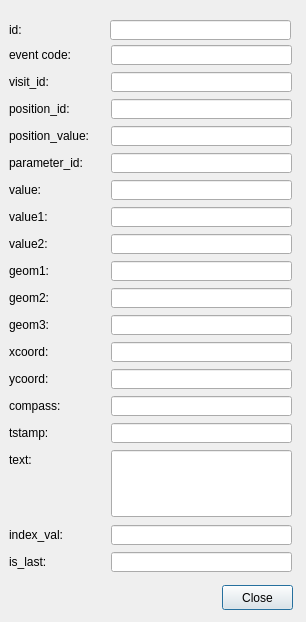
<?xml version="1.0" encoding="UTF-8"?>
<ui version="4.0">
 <class>add_sum</class>
 <widget class="QDialog" name="add_sum">
  <property name="geometry">
   <rect>
    <x>0</x>
    <y>0</y>
    <width>306</width>
    <height>622</height>
   </rect>
  </property>
  <property name="windowTitle">
   <string>Dialog</string>
  </property>
  <widget class="QLineEdit" name="id">
   <property name="geometry">
    <rect>
     <x>110</x>
     <y>20</y>
     <width>181</width>
     <height>20</height>
    </rect>
   </property>
  </widget>
  <widget class="QLabel" name="label_id">
   <property name="geometry">
    <rect>
     <x>9</x>
     <y>20</y>
     <width>91</width>
     <height>19</height>
    </rect>
   </property>
   <property name="text">
    <string>id:</string>
   </property>
  </widget>
  <widget class="QPushButton" name="btn_close">
   <property name="geometry">
    <rect>
     <x>222</x>
     <y>585</y>
     <width>71</width>
     <height>25</height>
    </rect>
   </property>
   <property name="text">
    <string>Close</string>
   </property>
  </widget>
  <widget class="QLabel" name="label_event_code">
   <property name="geometry">
    <rect>
     <x>9</x>
     <y>45</y>
     <width>91</width>
     <height>19</height>
    </rect>
   </property>
   <property name="text">
    <string>event code:</string>
   </property>
  </widget>
  <widget class="QLineEdit" name="event_code">
   <property name="geometry">
    <rect>
     <x>111</x>
     <y>45</y>
     <width>181</width>
     <height>20</height>
    </rect>
   </property>
  </widget>
  <widget class="QLabel" name="label_visit_id">
   <property name="geometry">
    <rect>
     <x>9</x>
     <y>72</y>
     <width>91</width>
     <height>19</height>
    </rect>
   </property>
   <property name="text">
    <string>visit_id:</string>
   </property>
  </widget>
  <widget class="QLineEdit" name="visit_id">
   <property name="geometry">
    <rect>
     <x>111</x>
     <y>72</y>
     <width>181</width>
     <height>20</height>
    </rect>
   </property>
  </widget>
  <widget class="QLineEdit" name="position_id">
   <property name="geometry">
    <rect>
     <x>111</x>
     <y>99</y>
     <width>181</width>
     <height>20</height>
    </rect>
   </property>
  </widget>
  <widget class="QLabel" name="label_position_id">
   <property name="geometry">
    <rect>
     <x>9</x>
     <y>99</y>
     <width>91</width>
     <height>19</height>
    </rect>
   </property>
   <property name="text">
    <string>position_id:</string>
   </property>
  </widget>
  <widget class="QLineEdit" name="position_value">
   <property name="geometry">
    <rect>
     <x>111</x>
     <y>126</y>
     <width>181</width>
     <height>20</height>
    </rect>
   </property>
  </widget>
  <widget class="QLabel" name="label_position_value">
   <property name="geometry">
    <rect>
     <x>9</x>
     <y>126</y>
     <width>97</width>
     <height>19</height>
    </rect>
   </property>
   <property name="text">
    <string>position_value:</string>
   </property>
  </widget>
  <widget class="QLineEdit" name="parameter_id">
   <property name="geometry">
    <rect>
     <x>111</x>
     <y>153</y>
     <width>181</width>
     <height>20</height>
    </rect>
   </property>
  </widget>
  <widget class="QLabel" name="label_parameter_id">
   <property name="geometry">
    <rect>
     <x>9</x>
     <y>153</y>
     <width>91</width>
     <height>19</height>
    </rect>
   </property>
   <property name="text">
    <string>parameter_id:</string>
   </property>
  </widget>
  <widget class="QLineEdit" name="value">
   <property name="geometry">
    <rect>
     <x>111</x>
     <y>180</y>
     <width>181</width>
     <height>20</height>
    </rect>
   </property>
  </widget>
  <widget class="QLabel" name="label_value">
   <property name="geometry">
    <rect>
     <x>9</x>
     <y>180</y>
     <width>91</width>
     <height>19</height>
    </rect>
   </property>
   <property name="text">
    <string>value:</string>
   </property>
  </widget>
  <widget class="QLineEdit" name="value1">
   <property name="geometry">
    <rect>
     <x>111</x>
     <y>207</y>
     <width>181</width>
     <height>20</height>
    </rect>
   </property>
  </widget>
  <widget class="QLabel" name="label_value1">
   <property name="geometry">
    <rect>
     <x>9</x>
     <y>207</y>
     <width>91</width>
     <height>19</height>
    </rect>
   </property>
   <property name="text">
    <string>value1:</string>
   </property>
  </widget>
  <widget class="QLineEdit" name="compass">
   <property name="geometry">
    <rect>
     <x>111</x>
     <y>396</y>
     <width>181</width>
     <height>20</height>
    </rect>
   </property>
  </widget>
  <widget class="QLineEdit" name="ycoord">
   <property name="geometry">
    <rect>
     <x>111</x>
     <y>369</y>
     <width>181</width>
     <height>20</height>
    </rect>
   </property>
  </widget>
  <widget class="QLabel" name="label_value2">
   <property name="geometry">
    <rect>
     <x>9</x>
     <y>234</y>
     <width>91</width>
     <height>19</height>
    </rect>
   </property>
   <property name="text">
    <string>value2:</string>
   </property>
  </widget>
  <widget class="QLabel" name="label_xcoord">
   <property name="geometry">
    <rect>
     <x>9</x>
     <y>342</y>
     <width>91</width>
     <height>19</height>
    </rect>
   </property>
   <property name="text">
    <string>xcoord:</string>
   </property>
  </widget>
  <widget class="QLineEdit" name="geom1">
   <property name="geometry">
    <rect>
     <x>111</x>
     <y>261</y>
     <width>181</width>
     <height>20</height>
    </rect>
   </property>
  </widget>
  <widget class="QLabel" name="label_compass">
   <property name="geometry">
    <rect>
     <x>9</x>
     <y>396</y>
     <width>91</width>
     <height>19</height>
    </rect>
   </property>
   <property name="text">
    <string>compass:</string>
   </property>
  </widget>
  <widget class="QLineEdit" name="xcoord">
   <property name="geometry">
    <rect>
     <x>111</x>
     <y>342</y>
     <width>181</width>
     <height>20</height>
    </rect>
   </property>
  </widget>
  <widget class="QLineEdit" name="value2">
   <property name="geometry">
    <rect>
     <x>111</x>
     <y>234</y>
     <width>181</width>
     <height>20</height>
    </rect>
   </property>
  </widget>
  <widget class="QLabel" name="label_hydrometer_id_1">
   <property name="geometry">
    <rect>
     <x>9</x>
     <y>369</y>
     <width>91</width>
     <height>19</height>
    </rect>
   </property>
   <property name="text">
    <string>ycoord:</string>
   </property>
  </widget>
  <widget class="QLabel" name="label_geom2">
   <property name="geometry">
    <rect>
     <x>9</x>
     <y>288</y>
     <width>91</width>
     <height>19</height>
    </rect>
   </property>
   <property name="text">
    <string>geom2:</string>
   </property>
  </widget>
  <widget class="QLineEdit" name="geom2">
   <property name="geometry">
    <rect>
     <x>111</x>
     <y>288</y>
     <width>181</width>
     <height>20</height>
    </rect>
   </property>
  </widget>
  <widget class="QLabel" name="label_geom1">
   <property name="geometry">
    <rect>
     <x>9</x>
     <y>261</y>
     <width>91</width>
     <height>19</height>
    </rect>
   </property>
   <property name="text">
    <string>geom1:</string>
   </property>
  </widget>
  <widget class="QLabel" name="label_geom3">
   <property name="geometry">
    <rect>
     <x>9</x>
     <y>315</y>
     <width>97</width>
     <height>19</height>
    </rect>
   </property>
   <property name="text">
    <string>geom3:</string>
   </property>
  </widget>
  <widget class="QLineEdit" name="geom3">
   <property name="geometry">
    <rect>
     <x>111</x>
     <y>315</y>
     <width>181</width>
     <height>20</height>
    </rect>
   </property>
  </widget>
  <widget class="QLabel" name="label_tstamp">
   <property name="geometry">
    <rect>
     <x>9</x>
     <y>423</y>
     <width>91</width>
     <height>19</height>
    </rect>
   </property>
   <property name="text">
    <string>tstamp:</string>
   </property>
  </widget>
  <widget class="QLineEdit" name="text">
   <property name="geometry">
    <rect>
     <x>111</x>
     <y>450</y>
     <width>181</width>
     <height>67</height>
    </rect>
   </property>
  </widget>
  <widget class="QLineEdit" name="tstamp">
   <property name="geometry">
    <rect>
     <x>111</x>
     <y>423</y>
     <width>181</width>
     <height>20</height>
    </rect>
   </property>
  </widget>
  <widget class="QLabel" name="label_index_val">
   <property name="geometry">
    <rect>
     <x>9</x>
     <y>525</y>
     <width>91</width>
     <height>19</height>
    </rect>
   </property>
   <property name="text">
    <string>index_val:</string>
   </property>
  </widget>
  <widget class="QLineEdit" name="index_val">
   <property name="geometry">
    <rect>
     <x>111</x>
     <y>525</y>
     <width>181</width>
     <height>20</height>
    </rect>
   </property>
  </widget>
  <widget class="QLabel" name="label_text">
   <property name="geometry">
    <rect>
     <x>9</x>
     <y>450</y>
     <width>91</width>
     <height>19</height>
    </rect>
   </property>
   <property name="text">
    <string>text:</string>
   </property>
  </widget>
  <widget class="QLabel" name="label_is_last">
   <property name="geometry">
    <rect>
     <x>9</x>
     <y>552</y>
     <width>97</width>
     <height>19</height>
    </rect>
   </property>
   <property name="text">
    <string>is_last:</string>
   </property>
  </widget>
  <widget class="QLineEdit" name="is_last">
   <property name="geometry">
    <rect>
     <x>111</x>
     <y>552</y>
     <width>181</width>
     <height>20</height>
    </rect>
   </property>
  </widget>
 </widget>
 <resources/>
 <connections/>
</ui>
